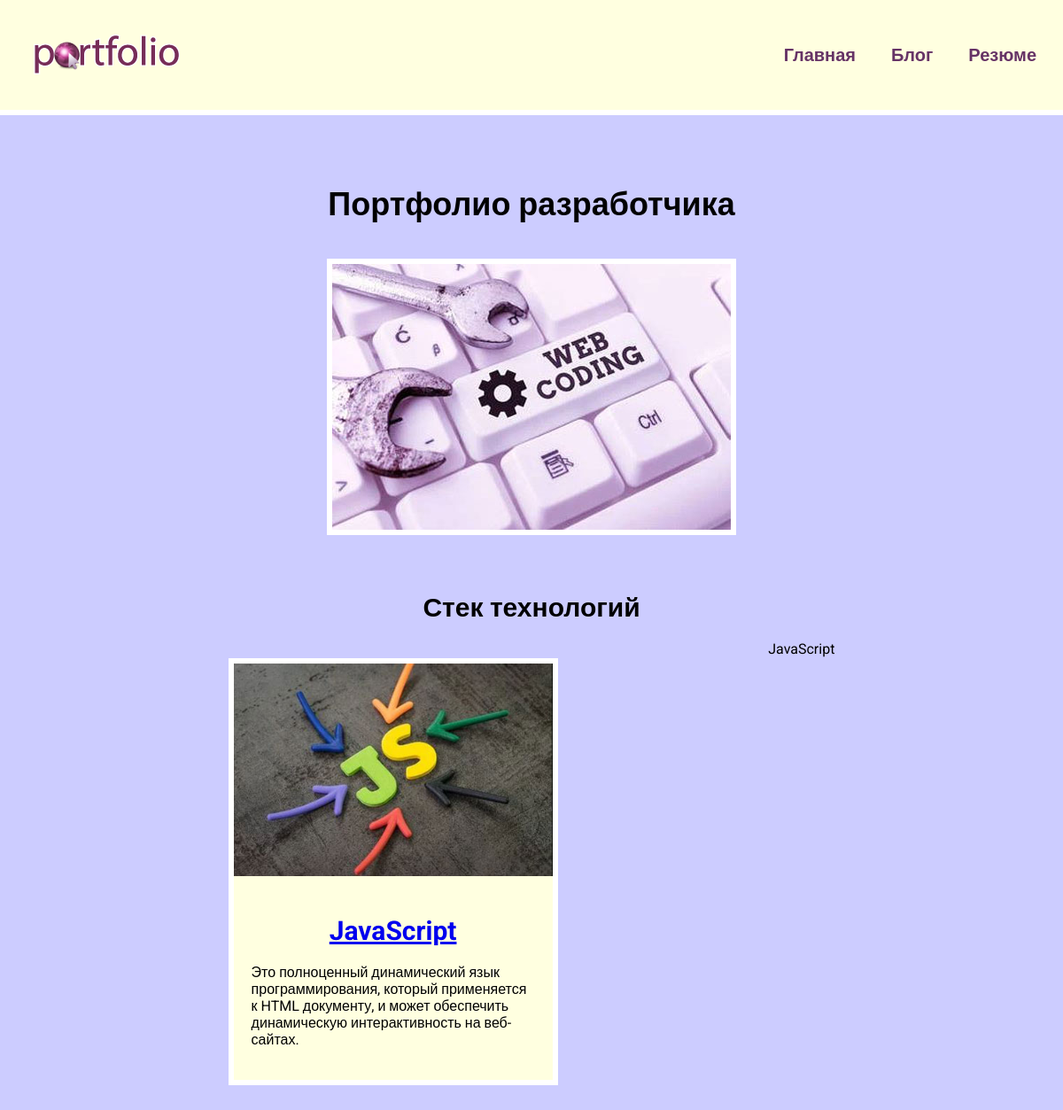
The page / on the database its author committed.
### skills/models.py (models this page shows, shortened)
class Skills(models.Model):
    title = models.CharField(max_length=100)
    description = models.CharField(max_length=250)
    image = models.ImageField(upload_to='skills/images/')
    url = models.URLField(blank=True)

### skills/views.py (the view)
# urls.py: path('', views.index, name='index'),
def index(request):
    projects = Skills.objects.all()
    return render(request, 'skills/index.html', {'projects': projects})

### skills/templates/skills/index.html
{%extends 'skills/base.html'%}
{%load static%}
{%block content%}
<h1>Портфолио разработчика</h1>
<div class="img">
    <img src="{%static 'skills/wc.jpg'%}" alt="">
</div>
<h2>Стек технологий</h2>
<div class="block">
    {%for project in projects%}
    <div class="element">
        <div><img src="{{project.image.url}}" alt=""></div>
        <div class="text">
            <h2><a href="{{project.url}}" target="_blank">{{project.title}}</a></h2>
            <p>{{project.description}}</p>
        </div>
    </div>
    {{project.title}}
    {%endfor%}
</div>
            {%endblock%}

### skills/static/css/style.css (style rules this page uses)
body { font-family: 'Roboto', sans-serif; padding: 0; margin: 0; background: #ccccff; }
.block { display: flex; flex-wrap: wrap; justify-content: space-evenly; margin-bottom: 60px; }
.text { width: 360px; padding: 20px; box-sizing: border-box; }
.element, .count { background: lightyellow; border: 6px solid #fff; margin: 20px 0; }
.block img { max-width: 360px; }
.content h1 { text-align: center; margin: 60px 0 40px; font-size: 36px; }
.img + h2, .text h2 { text-align: center; margin: 20px 0; font-size: 30px; }
.img { text-align: center; margin-bottom: 60px; }
.img img { border: 6px solid #FFF; }

### rows shown on the page
Skills: image (picture), title "JavaScript", description "Это полноценный динамический язык программирования, который применяется к HTML документу, и может обеспечить динамическую интерактивность на веб-сайтах."
